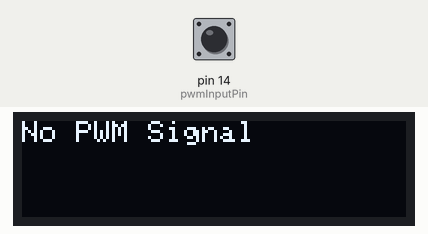
Recording of a sketch running on a simulated Arduino Uno, built with avr-gcc and run on an emulated ATmega328P. Shown: 128×32 one-colour display. Inputs (shaded band) come from the test bench; at power-on: pin 14 (pwmInputPin) LOW.

Above: at 2.6 s.
2.7 s: pin 14 (pwmInputPin) pulsed HIGH 5 times (0.12 s each, 0.3 s apart)
At 3.8 s:
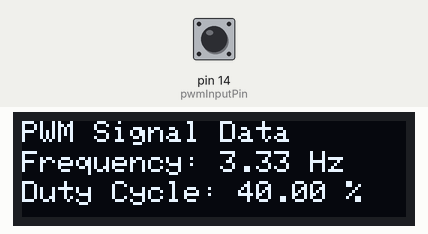
Timing chart, 0 to 5.7 s (numbered marks = the images above; inputs shaded):
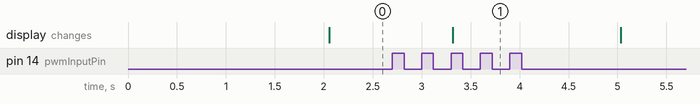

Measured:
- after the input at 2.7 s, the display: changes after 0.62 s (image 1)

The sketch:

cro.ino
```cpp
#include <Adafruit_GFX.h>
#include <Adafruit_SSD1306.h>

#define SCREEN_WIDTH 128
#define SCREEN_HEIGHT 32
#define OLED_RESET -1
Adafruit_SSD1306 display(SCREEN_WIDTH, SCREEN_HEIGHT, &Wire, OLED_RESET);

const int pwmInputPin = 14;
unsigned long highTime, lowTime;
float dutyCycle = 0;
float frequency = 0;

void setup() {
  pinMode(pwmInputPin, INPUT);
  Serial.begin(9600);

  if (!display.begin(0x3C)) {
    Serial.println(F("SSD1306 allocation failed"));
    for (;;);
  }

  display.clearDisplay();
  display.setTextSize(1);
  display.setTextColor(SSD1306_WHITE);
  display.display();
}

void loop() {

  highTime = pulseIn(pwmInputPin, HIGH);
  lowTime = pulseIn(pwmInputPin, LOW);

  if (highTime > 0 && lowTime > 0) {

    unsigned long period = highTime + lowTime;
    frequency = 1000000.0 / period;
    dutyCycle = (float)highTime / period * 100;


    displayData(dutyCycle, frequency);
  } else {

    display.clearDisplay();
    display.setCursor(0, 0);
    display.println("No PWM Signal");
    display.display();
  }

  delay(500);
}

void displayData(float duty, float freq) {
  display.clearDisplay();
  display.setCursor(0, 0);

  display.print("PWM Signal Data");
  display.setCursor(0, 10);
  display.print("Frequency: ");
  display.print(freq);
  display.print(" Hz");

  display.setCursor(0, 20);
  display.print("Duty Cycle: ");
  display.print(duty);
  display.print(" %");

  display.display();
}
```
